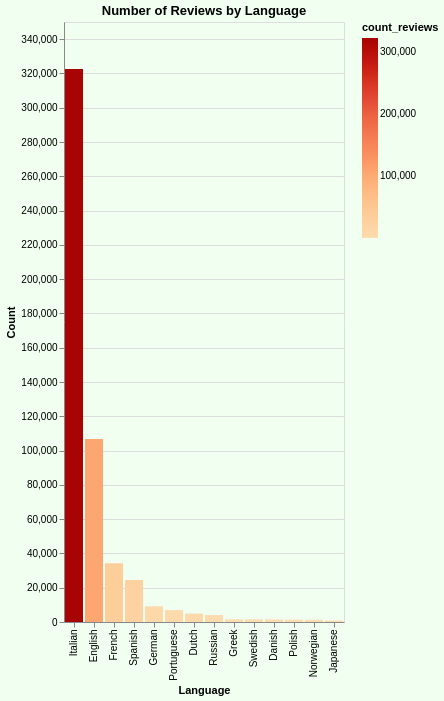

Specify this chart in Vega-Lite:
### Vega-Lite specification from a JSON file in a GitHub repository (floating-point values rounded to 4 significant figures)
{"config": {"view": {"continuousWidth": 300, "continuousHeight": 300}}, "data": {"name": "data-9ae387d011265905844f541f53bf2251"}, "mark": {"type": "bar"}, "background": "#f0fff0", "encoding": {"color": {"field": "count_reviews", "scale": {"scheme": "orangered"}, "type": "quantitative"}, "tooltip": [{"field": "count_reviews", "type": "quantitative"}, {"field": "language", "type": "nominal"}], "x": {"field": "language", "sort": {"field": "count_reviews", "order": "descending"}, "title": "Language", "type": "nominal"}, "y": {"field": "count_reviews", "title": "Count", "type": "quantitative"}}, "height": 600, "title": "Number of Reviews by Language", "width": "container", "$schema": "https://vega.github.io/schema/vega-lite/v5.17.0.json", "datasets": {"data-9ae387d011265905844f541f53bf2251": [{"langid": "da", "count_reviews": 1508, "language": "Danish"}, {"langid": "de", "count_reviews": 9154, "language": "German"}, {"langid": "el", "count_reviews": 1588, "language": "Greek"}, {"langid": "en", "count_reviews": 106765, "language": "English"}, {"langid": "es", "count_reviews": 24452, "language": "Spanish"}, {"langid": "fr", "count_reviews": 34331, "language": "French"}, {"langid": "it", "count_reviews": 322593, "language": "Italian"}, {"langid": "ja", "count_reviews": 856, "language": "Japanese"}, {"langid": "nl", "count_reviews": 4902, "language": "Dutch"}, {"langid": "no", "count_reviews": 1286, "language": "Norwegian"}, {"langid": "pl", "count_reviews": 1375, "language": "Polish"}, {"langid": "pt", "count_reviews": 6943, "language": "Portuguese"}, {"langid": "ru", "count_reviews": 4051, "language": "Russian"}, {"langid": "sv", "count_reviews": 1563, "language": "Swedish"}]}}
